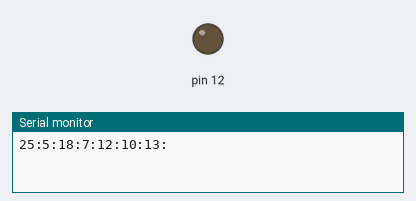
Simulated run of this sketch. Board: Arduino Uno, built with avr-gcc and run on an emulated ATmega328P. Shown: output pins drawn as LEDs (lit = HIGH), the last lines printed to the serial monitor. Wiring (inferred from the names in the program): DS1307 clock at I2C address 0x68. The local clock reads 2024-03-15 10:24:30 at power-on unless the sketch sets it.

Above: at 0.1 s.
At 5.1 s:
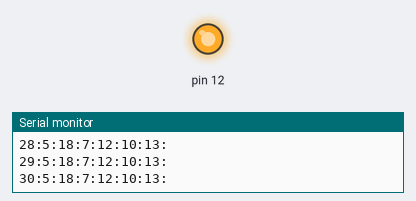
Timing chart, 0 to 36.6 s (numbered marks = the images above):
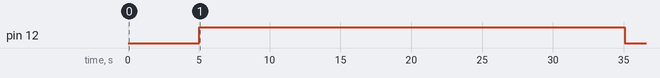

The sketch:

i2cled.ino
```cpp
//Program to implement timer based control using DS1307
/*This program was wirtten by Adithya Selvaprithiviraj
This program is free software: you can redistribute it and/or modify
it under the terms of the GNU General Public License as published by
the Free Software Foundation, either version 3 of the License, or GNU General Public License for more details.

You should have received a copy of the GNU General Public License
along with this program. If not, see <http://www.gnu.org/licenses/>.*/

#include <Wire.h>
int data[7];
void setup()
{
  pinMode(12,OUTPUT);
  Serial.begin(9600);
  Wire.begin();
  Wire.beginTransmission(0x68);
  Wire.write((byte)0);
  Wire.write(0x25);
  Wire.write(0x05);
  Wire.write(0x18);
  Wire.write(0x07);
  Wire.write(0x12);
  Wire.write(0x10);
  Wire.write(0x13);
  Wire.endTransmission();
}
void loop()
{
  Wire.beginTransmission(0x68);
  Wire.write((byte)0);
  Wire.endTransmission();
  Wire.requestFrom(0x68,7);
  Wire.beginTransmission(0x68);
  for(int i=0;i<7;i++)
  {
    data[i]=Wire.read();

    Serial.print(data[i],HEX);
    Serial.print(":");
  }
  Serial.println();
  //check the time and take decisions
  if(data[0]==0x30 && data[1]==0x5)
    digitalWrite(12,1);
    if(data[0]==0x0 && data[1]==0x6)
    digitalWrite(12,0);
  delay(1000);
  Wire.endTransmission();
}
```

Measured:
- by itself, pin 12: LOW → HIGH at 5.0 s, → LOW 30.1 s later
